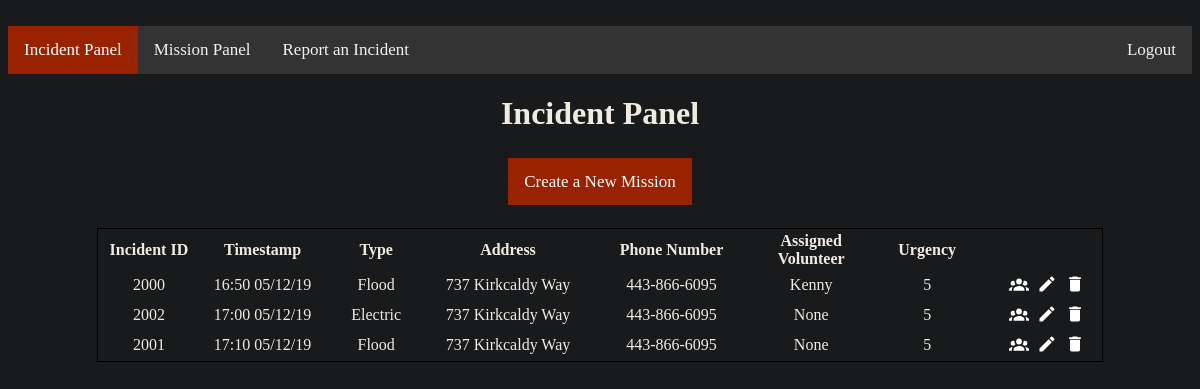
/incidentPanel, run on the app's committed database.
### tables this page shows
CREATE TABLE Event (eventID INT (4, 4) PRIMARY KEY UNIQUE, callID INT (4, 4) REFERENCES Call (callID) UNIQUE, urgency INT (1, 1) NOT NULL, vID INT REFERENCES Victim (vID) UNIQUE, assigned TEXT REFERENCES Volunteer (username) DEFAULT None);

CREATE TABLE Call (callID INT (4, 4) PRIMARY KEY UNIQUE, date TEXT NOT NULL, time TEXT NOT NULL, emergency TEXT NOT NULL, operID INT (4, 4) REFERENCES CallOperator (operID), vID INT REFERENCES Victim (vID) UNIQUE);

CREATE TABLE Victim (name TEXT, address TEXT NOT NULL, city TIME NOT NULL, state TEXT NOT NULL, zipCode INT (5, 5) NOT NULL, phone TEXT, vID INT (4, 4) PRIMARY KEY UNIQUE);

### Prototype/views.py (the view, shortened to what this page needs)
@app.route('/incidentPanel', methods=['POST', 'GET'])
def incidentPanel():
    roles = ["Operator", "Officer"]
    global USER
    if not authenticate(roles):
        if USER == None or request.referrer == None:
            return redirect(url_for('login'))
        return redirect(request.referrer)
    id, timestamp, emergency, address, phone, urgency, assigned = genTable()
    length = len(id)
    return render_template('IncidentTable.html', var=False, length=length, id=id, timestamp=timestamp, emergency=emergency, address=address, phone=phone, urgency=urgency, assigned=assigned)

### Prototype/views.py (called while the page is built)
def authenticate(roles):
    global USER
    if USER not in roles and USER != "Admin":
        return False
    return True

def pullVictim():
    conn = sqlite3.connect("callCenter.db")
    cur = conn.cursor()
    row = cur.execute('SELECT * FROM Victim')
    row = cur.fetchall()
    conn.commit()
    cur.close()
    conn.close()
    return list(row)

def pullCall():
    conn = sqlite3.connect("callCenter.db")
    cur = conn.cursor()
    row = cur.execute('SELECT * FROM Call')
    row = cur.fetchall()
    conn.commit()
    cur.close()
    conn.close()
    return list(row)

def pullEvent():
    conn = sqlite3.connect("callCenter.db")
    cur = conn.cursor()
    row = cur.execute('SELECT * FROM Event')
    row = cur.fetchall()
    conn.commit()
    cur.close()
    conn.close()
    return list(row)

def genTable():
    victims = pullVictim()
    calls = pullCall()
    events = pullEvent()
    id = []
    timestamp = []
    emergency = []
    address = []
    phone = []
    urgency = []
    assigned = []
    for i in range(len(victims)):
        id.append(events[i][0])
        timestamp.append(calls[i][2] + " " + calls[i][1])
        emergency.append(calls[i][3])
        address.append(victims[i][1])
        phone.append(victims[i][5])
        urgency.append(events[i][2])
        assigned.append(events[i][4])
    return id, timestamp, emergency, address, phone, urgency, assigned

### Prototype/templates/IncidentTable.html (shortened to what this page needs)
{% extends "IncidentPanel.html" %}
{% block table %}
    {% for i in range(length) %}
    <tr class="data">
        <td>{{id[i]}}</td>
        <td>{{timestamp[i]}}</td>
        <td>{{emergency[i]}}</td>
        <td>{{address[i]}}</td>
        <td>{{phone[i]}}</td>
        <td>{{assigned[i]}}</td>
        <td>{{urgency[i]}}</td>
        <td>
            <button name="assign" value="{{id[i]}}" style="cursor: pointer; background-color: transparent; border: 0px; width: 24px; height: 24px;">
            </button>
            <button type="submit" name="edit" value="{{id[i]}}" style="cursor: pointer; background-color: transparent; border: 0px; width: 24px; height: 24px;">
                <svg viewBox="0 0 24 24" style="width:20px; height: 20px;">
                    <path fill="#FFF" d="M20.71,7.04C21.1,6.65 21.1,6 20.71,5.63L18.37,3.29C18,2.9 17.35,2.9 16.96,3.29L15.12,5.12L18.87,8.87M3,17.25V21H6.75L17.81,9.93L14.06,6.18L3,17.25Z" />
                </svg>
            </button>
            <button name="delete" value="{{id[i]}}" style="cursor: pointer; background-color: transparent; border: 0px; width: 24px; height: 24px;">
                <svg viewBox="0 0 24 24" style="width:20px; height: 20px;">
                    <path fill="#FFF" d="M19,4H15.5L14.5,3H9.5L8.5,4H5V6H19M6,19A2,2 0 0,0 8,21H16A2,2 0 0,0 18,19V7H6V19Z" />
                </svg>
            </button>
        </td>
    </tr>
    {% endfor %}
{% endblock %}

### Prototype/templates/IncidentPanel.html (shortened to what this page needs)
﻿<!DOCTYPE html>
<html>
<head>
    <link href="{{ url_for('static', filename='content/styleSheet.css') }}" rel="stylesheet" />
</head>
<body>
    <div class="navbar">
        <a class="active" href="/incidentPanel">Incident Panel</a>
        <a href="/deploymentPanel">Mission Panel</a>
        <a href="/callCenter">Report an Incident</a>
        <a style="float:right" href="/logout">Logout</a>
    </div>
  <h1 style="text-align: center;">Incident Panel</h1>
  <br />
  {% if var== false %}
  <div class="buttonStyle">
    <a href="/incidentPanel/create">Create a New Mission</a>
  </div>
  {% endif %}
  <br /><br />
  <form name="event" action="/incidentPanel" method="post">
    <table id="tbl_Incident" style="width: 85%; margin: 0px auto 50px auto; border: 1px solid #000000;">
      <thead style="border: 1px solid #000000;">
          <tr style="border: 1px solid #000000;">
              <th class="columnHeader" style="width: 60px;">Incident ID</th>
              <th class="columnHeader" style="width: 60px;">Timestamp</th>
              <th class="columnHeader" style="width: 60px;">Type</th>
              <th class="columnHeader" style="width: 100px;">Address</th>
              <th class="columnHeader" style="width: 100px;">Phone Number</th>
              <th class="columnHeader" style="width: 70px;">Assigned Volunteer</th>
              <th class="columnHeader" style="width: 70px;">Urgency</th>
              <th class="columnHeader" style="width: 70px;"></th>
          </tr>
      </thead>
      <tbody>
        {% block table %}{% endblock %}
      </tbody>
    </table>
  </form>
</body>
</html>

### Prototype/static/content/styleSheet.css (style rules this page uses)
.navbar { overflow: hidden; background-color: #333; }
.navbar a { float: left; color: #f2f2f2; text-align: center; padding: 14px 16px; text-decoration: none; font-size: 17px; }
.navbar a.active { background-color: #992200; color: white; }
.buttonStyle { text-align: center; }
.buttonStyle a { background-color: #992200; color: white; text-align: center; padding: 14px 16px; text-decoration: none; font-size: 17px; }

### Prototype/templates/IncidentPanel.html (style rules this page uses)
.columnHeader { font-family: "Arial, Helvetica, sans-serif"; }
.data { text-align: center; }

### data on the page
Event: eventID "2000", assigned "Kenny"
Call: emergency "Flood"
Victim: address "737 Kirkcaldy Way", phone "443-866-6095"
Event: eventID "2002", assigned "None"
Call: emergency "Electric"
Victim: address "737 Kirkcaldy Way", phone "443-866-6095"
Event: eventID "2001", assigned "None"
Call: emergency "Flood"
Victim: address "737 Kirkcaldy Way", phone "443-866-6095"

### other printed values
{{ timestamp[i] }} "16:50 05/12/19" "17:00 05/12/19" "17:10 05/12/19"
{{ urgency[i] }} "5" "5" "5"
